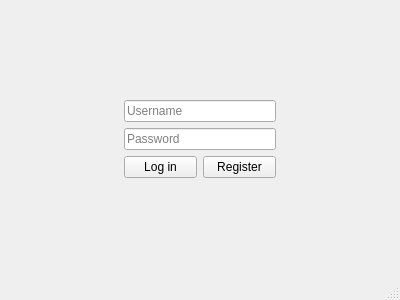
<?xml version="1.0" encoding="UTF-8"?>
<ui version="4.0">
 <class>MainWindow</class>
 <widget class="QMainWindow" name="MainWindow">
  <property name="geometry">
   <rect>
    <x>0</x>
    <y>0</y>
    <width>400</width>
    <height>300</height>
   </rect>
  </property>
  <property name="sizePolicy">
   <sizepolicy hsizetype="Preferred" vsizetype="Preferred">
    <horstretch>0</horstretch>
    <verstretch>0</verstretch>
   </sizepolicy>
  </property>
  <property name="minimumSize">
   <size>
    <width>400</width>
    <height>300</height>
   </size>
  </property>
  <property name="maximumSize">
   <size>
    <width>400</width>
    <height>300</height>
   </size>
  </property>
  <property name="windowTitle">
   <string>Climate Stompers</string>
  </property>
  <widget class="QWidget" name="centralwidget">
   <layout class="QGridLayout" name="gridLayout">
    <item row="1" column="0">
     <layout class="QGridLayout" name="gridLayout_2" rowstretch="0,0,0" rowminimumheight="0,0,0">
      <property name="leftMargin">
       <number>115</number>
      </property>
      <property name="topMargin">
       <number>35</number>
      </property>
      <property name="rightMargin">
       <number>115</number>
      </property>
      <property name="bottomMargin">
       <number>35</number>
      </property>
      <property name="verticalSpacing">
       <number>6</number>
      </property>
      <item row="2" column="1">
       <widget class="QPushButton" name="button_register">
        <property name="text">
         <string>Register</string>
        </property>
       </widget>
      </item>
      <item row="2" column="0">
       <widget class="QPushButton" name="button_login">
        <property name="text">
         <string>Log in</string>
        </property>
       </widget>
      </item>
      <item row="1" column="0" colspan="2">
       <widget class="QLineEdit" name="UI_Password">
        <property name="echoMode">
         <enum>QLineEdit::Password</enum>
        </property>
        <property name="placeholderText">
         <string>Password</string>
        </property>
       </widget>
      </item>
      <item row="0" column="0" colspan="2">
       <widget class="QLineEdit" name="UI_Username">
        <property name="placeholderText">
         <string>Username</string>
        </property>
       </widget>
      </item>
     </layout>
    </item>
   </layout>
  </widget>
  <widget class="QStatusBar" name="statusbar"/>
 </widget>
 <resources/>
 <connections/>
</ui>
